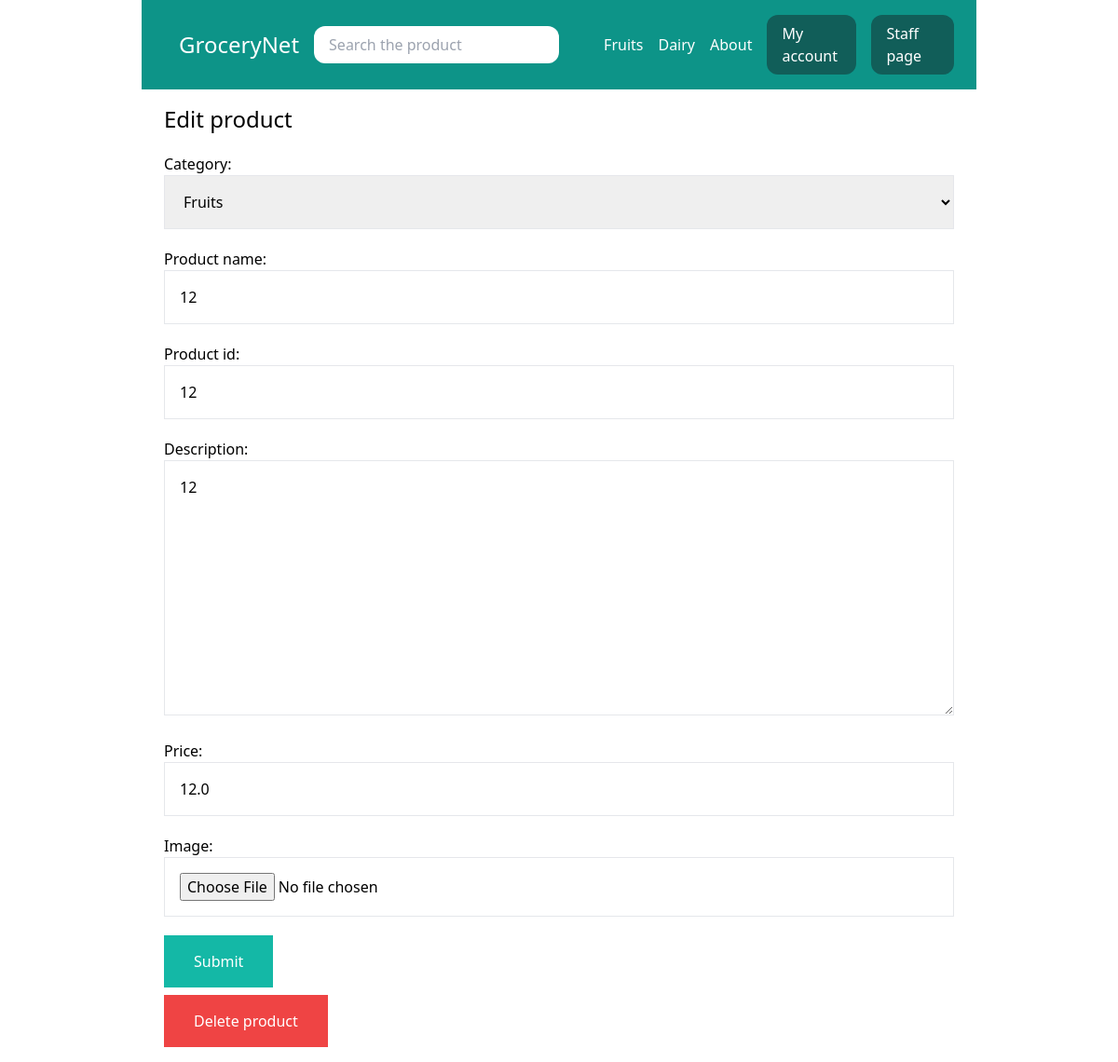
/staff-page/edit-product/6/ (signed in), run on an earlier commit of the app's database.
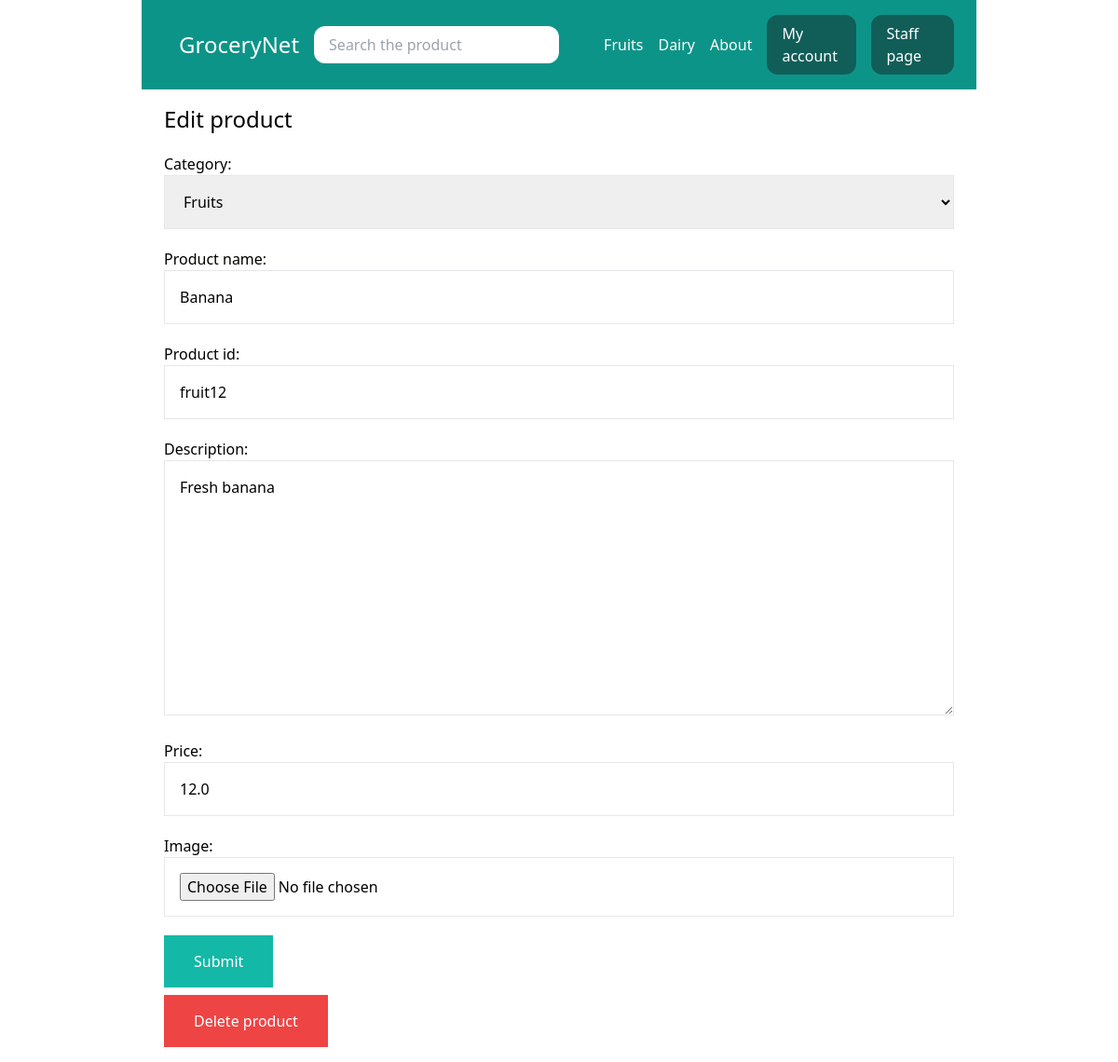
And on a later commit of the database.
### store/models.py (models this page shows, shortened)
class Category(models.Model):
    title = models.CharField(max_length=50)
    slug = models.SlugField(max_length=50)
    class Meta:
        verbose_name_plural = 'Categories' # 관리사이트의 모델 표기방법 변경
    def __str__(self):
        return self.title

class Product(models.Model):
    DRAFT = 'draft'
    WAITING_APPROVAL = 'waitingapproval'
    ACTIVE = 'active'
    DELETED = 'deleted'
    STATUS_CHOICES = (
        (DRAFT, 'Draft'),
        (WAITING_APPROVAL, 'Waiting approval'),
        (ACTIVE, 'Active'),
        (DELETED, 'Deleted'),
    )
    user = models.ForeignKey(User, related_name='products', on_delete=models.CASCADE)
    category = models.ForeignKey(Category, related_name='products', on_delete=models.CASCADE)
    product_name = models.CharField(max_length=50)
    product_id = models.CharField(max_length=50)
    slug = models.SlugField(max_length=50)
    description = models.TextField(blank=True)
    price = models.FloatField()
    image = models.ImageField(upload_to='uploads/product_images/', blank=True, null=True)
    created_at = models.DateTimeField(auto_now_add=True)
    updated_at = models.DateTimeField(auto_now=True)
    status = models.CharField(max_length=50, choices=STATUS_CHOICES, default=ACTIVE)
    class Meta:
        ordering = ('-created_at',)  #표시 순서 변경

### userprofile/views.py (the view)
# urls.py: path('staff-page/edit-product/<int:pk>/', views.edit_product, name='edit_product'),
@login_required
def edit_product(request, pk):
    product = Product.objects.filter(user=request.user).get(pk=pk)
    if request.method == 'POST':
        form = ProductForm(request.POST, request.FILES, instance=product)
        if form.is_valid():
            form.save()
            messages.success(request, 'The product was updated.')
            return redirect('staff_page')
    else:
        form = ProductForm(instance=product)
    return render(request, 'userprofile/update_product.html', {
        'title': 'Edit product',
        'product': product,
        'form': form
    })

### store/forms.py
class ProductForm(forms.ModelForm):
    class Meta:
        model = Product
        fields = ('category', 'product_name', 'product_id', 'description', 'price', 'image',)
        widgets = {
            'category': forms.Select(attrs={
                'class': 'w-full p-4 border border-gray-200'
            }),
            'product_name': forms.TextInput(attrs={
                'class': 'w-full p-4 border border-gray-200'
            }),
            'description': forms.Textarea(attrs={
                'class': 'w-full p-4 border border-gray-200'
            }),
            'price': forms.TextInput(attrs={
                'class': 'w-full p-4 border border-gray-200'
            }),
            'image': forms.FileInput(attrs={
                'class': 'w-full p-4 border border-gray-200'
            }),
            'product_id': forms.TextInput(attrs={
                'class': 'w-full p-4 border border-gray-200'
            }),
        }

### store/templatetags/menu.py (called while the page is built)
@register.inclusion_tag('core/menu.html')
def menu():
    categories = Category.objects.all()
    return {'categories': categories}

### userprofile/templates/userprofile/update_product.html (shortened to what this page needs)
{% extends "core/base.html" %}
{% block content %}
    <h1 class="text-2xl">{{ title }}</h1>
    <form method="post" action="." enctype="multipart/form-data" class="space-y-5">
        {{ form.as_p }}
        <button type="submit" class="py-4 px-8 bg-teal-500 text-white hover:bg-teal-800">Submit</button>
    </form>
    {% if product %}
        <a href="{% url "delete_product" product.id %}" class="inline-block mt-2 py-4 px-8 bg-red-500 text-white">Delete product</a>
    {% endif %}
{% endblock content %}

### core/templates/core/base.html (shortened to what this page needs)
{% load menu %}
<!DOCTYPE html>
<html>
  <head>
    <script src="https://cdn.tailwindcss.com"></script>
  </head>
  <body>
    <nav class="max-w-4xl mx-auto py-4 px-6 flex items-center justify-between bg-teal-600">
        <div class="logo">
            <a href="/" class="py-2 px-4 text-2xl py-2 px-4 text-white">GroceryNet</a>
        </div>
        <div class="search">
          <form method="get" action="/search/" class="flex items-center space-x-4">
            <input type="search" name="query" placeholder="Search the product" class="py-2 px-4 rounded-xl">
            <button>
              <svg xmlns="http://www.w3.org/2000/svg" fill="none" viewBox="0 0 24 24" stroke-width="1.5" stroke="currentColor" class="size-6 py-2 px-4 text-white">
                <path stroke-linecap="round" stroke-linejoin="round" d="m21 21-5.197-5.197m0 0A7.5 7.5 0 1 0 5.196 5.196a7.5 7.5 0 0 0 10.607 10.607Z" />
              </svg>
            </button>
          </form>
        </div>
        <div class="menu flex items-center space-x-4">
            {% menu %}
            {% if request.user.is_authenticated %}
                <a href="{% url "myaccount" %}" class="py-2 px-4 bg-teal-800 text-white rounded-xl hover:bg-teal-900">My account</a>
                <a href="{% url "staff_page" %}" class="py-2 px-4 bg-teal-800 text-white rounded-xl hover:bg-teal-900">Staff page</a>
            {% endif %}
        </div>
    </nav>
    <div class="max-w-4xl mx-auto py-4 px-6">
    {% block content %}
    {% endblock content %}
    </div>
  </body>
</html>

### core/templates/core/menu.html
{% for category in categories %}
    <a href="{% url "category_detail" category.slug %}" class="text-white">{{ category.title }}</a>
{% endfor %}
<a href="{% url "about" %}" class="text-white">About</a>

What changed in the data, as far as the page shows it:
changed Product "Fruits": product_name "12" → "Banana"; product_id "12" → "fruit12"; description "12" → "Fresh banana"
